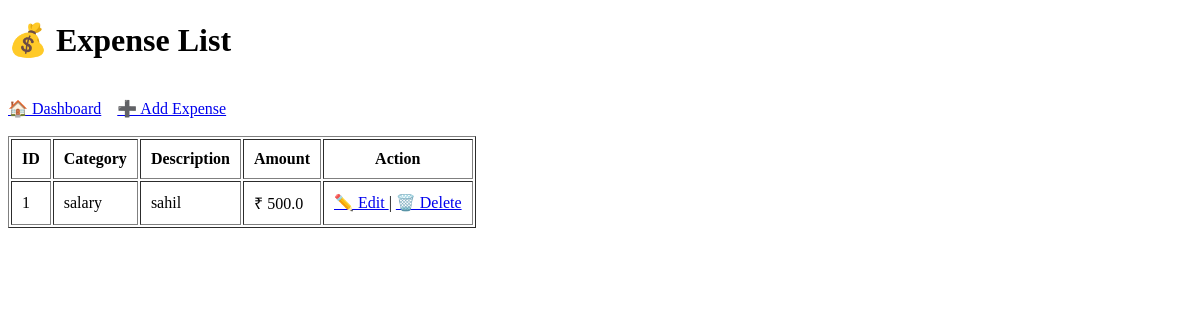
The page /view-expenses on the database as committed earlier.
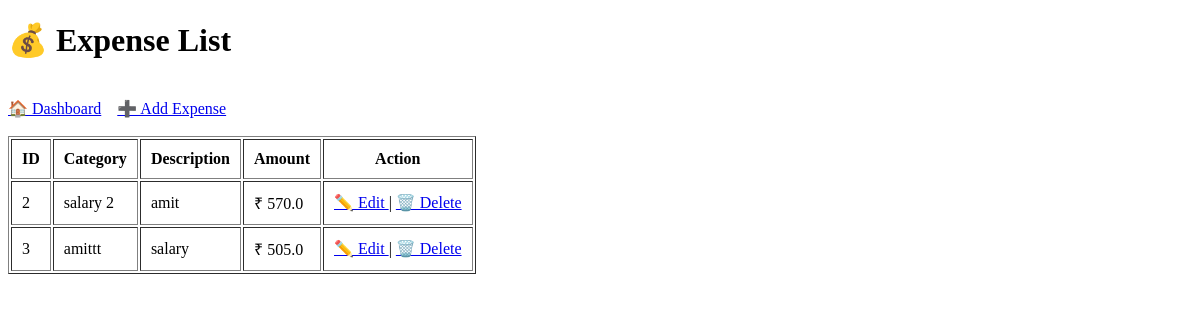
The same page on the database as committed later.
### tables this page shows
CREATE TABLE expenses (
            id INTEGER PRIMARY KEY AUTOINCREMENT,
            category TEXT,
            description TEXT,
            amount REAL
        );

### app.py (the view)
@app.route("/view-expenses")
def view_expenses():
    expenses = get_all_expenses()
    return render_template(
        "view_expenses.html",
        expenses=expenses
    )

### database/db.py (called while the page is built)
def get_all_expenses():
    conn = sqlite3.connect(DATABASE_NAME)
    cursor = conn.cursor()
    cursor.execute("SELECT * FROM expenses")
    rows = cursor.fetchall()
    conn.close()
    return rows

### templates/view_expenses.html (shortened to what this page needs)
<!DOCTYPE html>
<html>
<head>
</head>
<body>
<h1>💰 Expense List</h1>
<br>
<a href="/">🏠 Dashboard</a>
<a href="/add-expense">➕ Add Expense</a>
<br><br>
<table border="1" cellpadding="10">
<tr>
    <th>ID</th>
    <th>Category</th>
    <th>Description</th>
    <th>Amount</th>
    <th>Action</th>
</tr>
{% for expense in expenses %}
<tr>
    <td>{{ expense[0] }}</td>
    <td>{{ expense[1] }}</td>
    <td>{{ expense[2] }}</td>
    <td>₹ {{ expense[3] }}</td>
    <td>
        <a href="/edit-expense/{{ expense[0] }}">
            ✏️ Edit
        </a>
        |
        <a href="/delete-expense/{{ expense[0] }}">
            🗑️ Delete
        </a>
    </td>
</tr>
{% else %}
<tr>
    <td colspan="5">
        No Expenses Found
    </td>
</tr>
{% endfor %}
</table>
</body>
</html>

Rows that differ between the two databases and show on the page:
removed expenses: id "1", category "salary", description "sahil", amount "500.0"
added expenses: id "2", category "salary 2", description "amit", amount "570.0"
added expenses: id "3", category "amittt", description "salary", amount "505.0"
